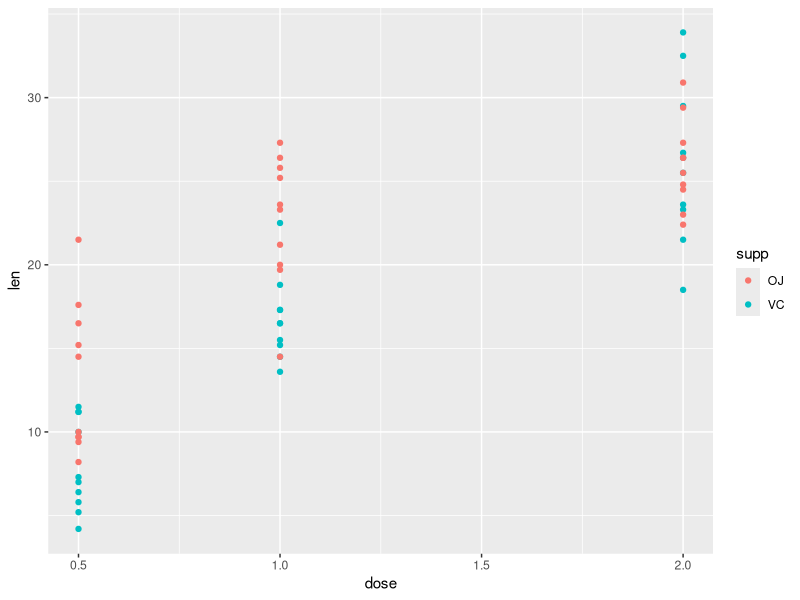
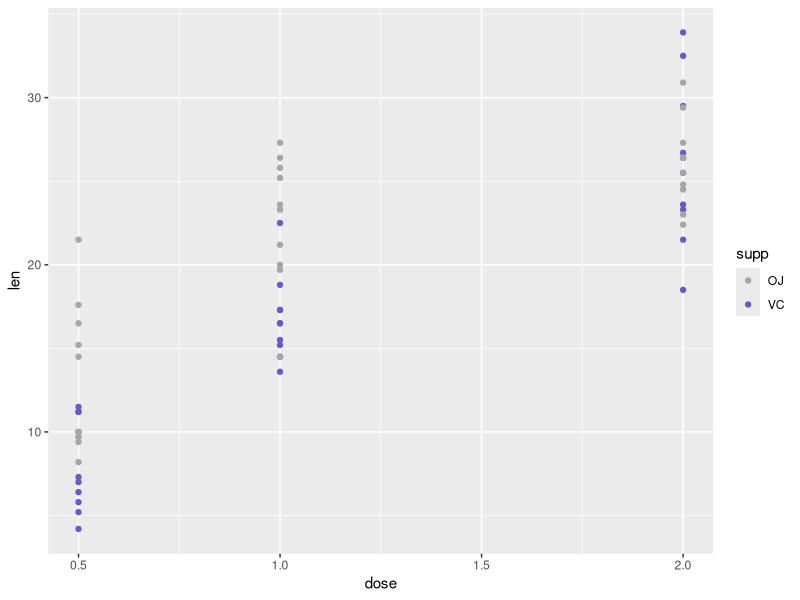
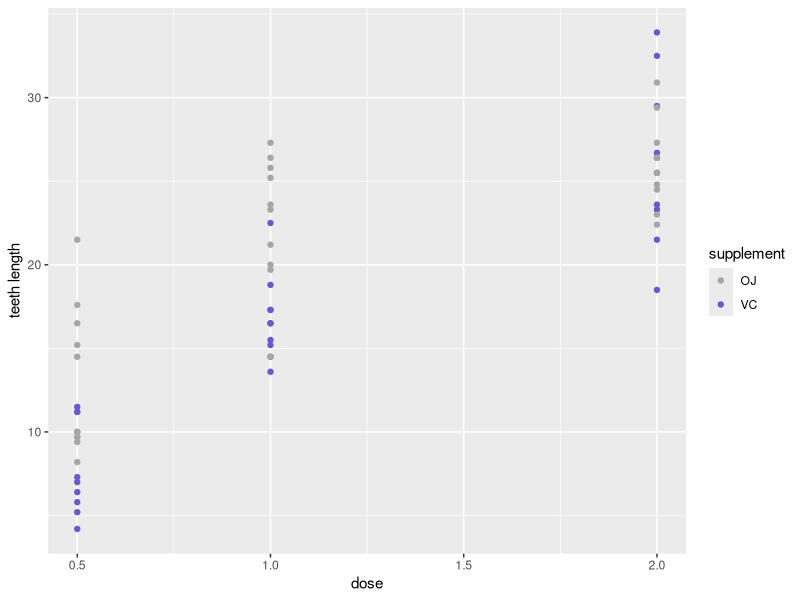
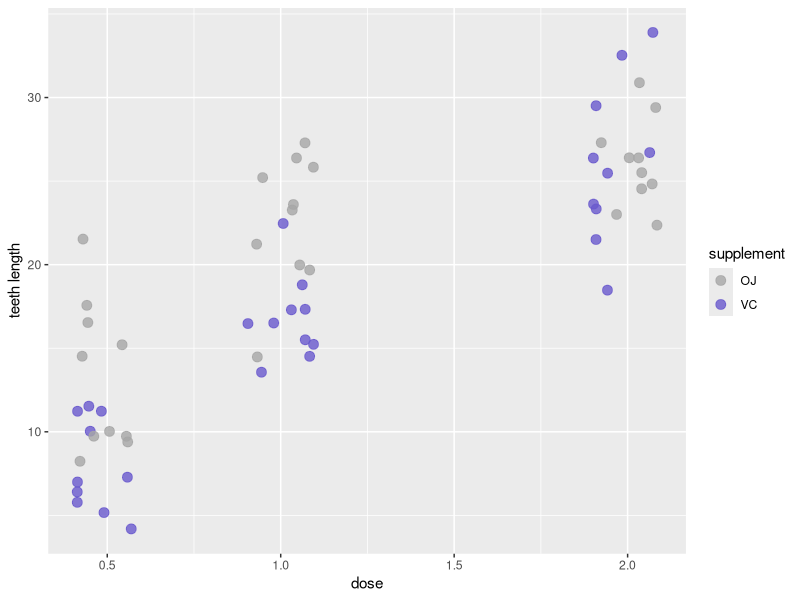
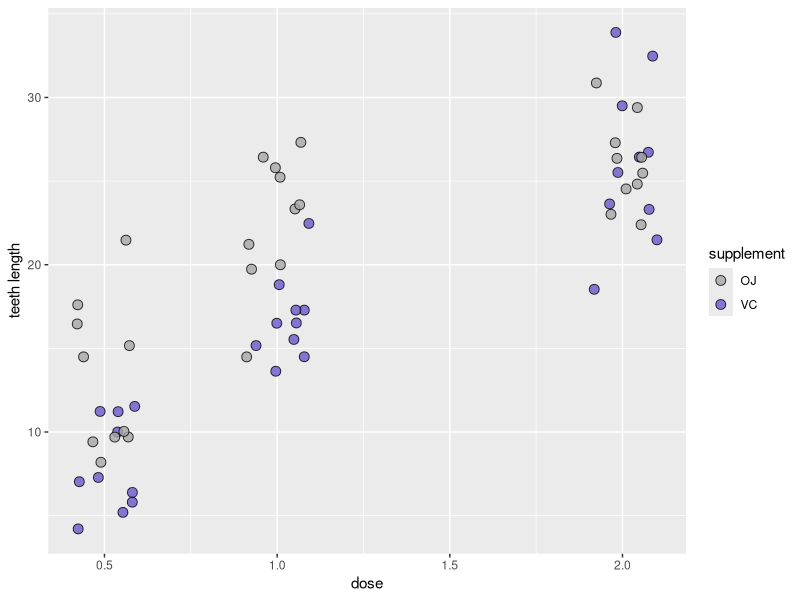
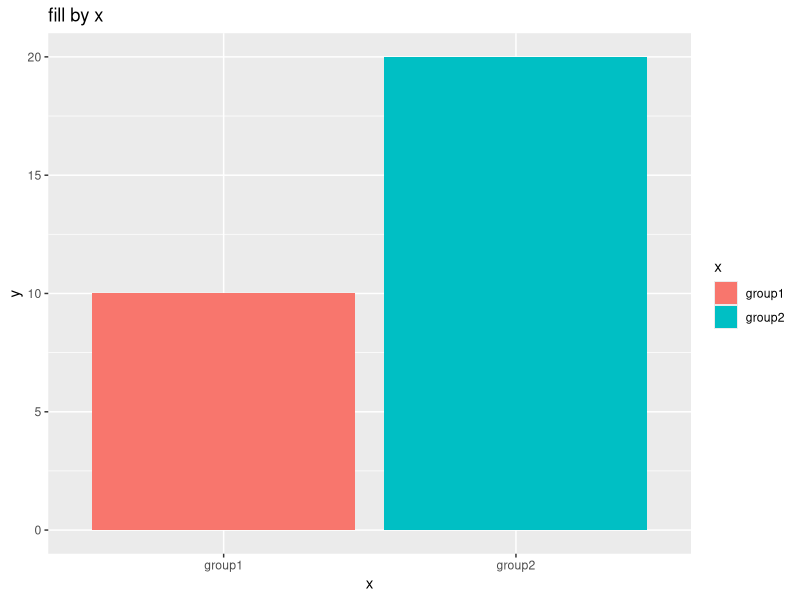
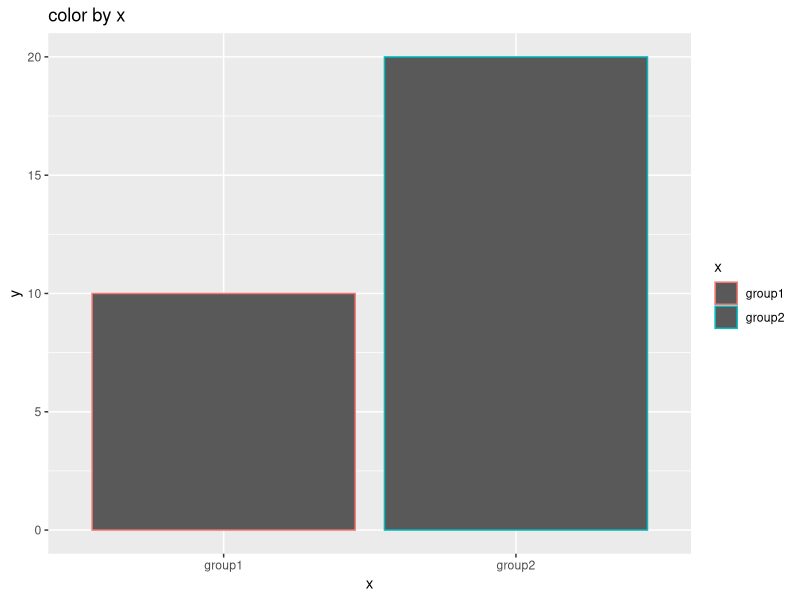
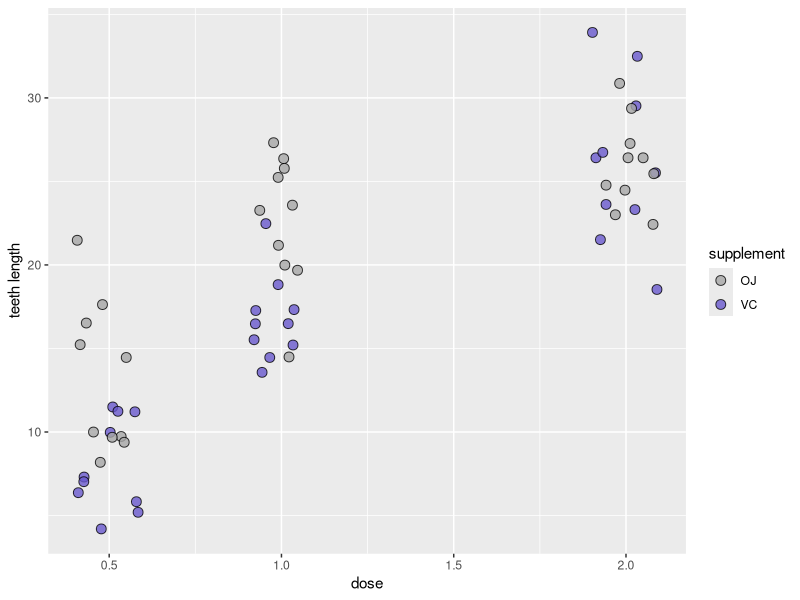

The R script that drew these images, in order:
## ---- chunk 1
knitr::opts_chunk$set(echo = TRUE)
## ---- chunk 2
library(ggplot2) 
library(tidyr)
library(dplyr)
## ---- chunk 3
head(ToothGrowth)
str(ToothGrowth)
## ---- chunk 4
ToothGrowth %>% 
  ggplot(aes(x = dose, y = len)) +
  geom_point(aes(color = supp)) 
## ---- chunk 5
wisteria <- c("grey65", "burlywood3", "khaki2", "plum1", "lightcyan2", "cornflowerblue", "slateblue3")
## ---- chunk 6
ToothGrowth %>% 
  ggplot(aes(x = dose, y = len)) +
  geom_point(aes(color = supp)) +
  scale_color_manual(values = wisteria[c(1, 7)]) # calling the 1st and 7th color 
## ---- chunk 7
ToothGrowth %>% 
  ggplot(aes(x = dose, y = len)) +
  geom_point(aes(color = supp)) +
  scale_color_manual(values = wisteria[c(1, 7)]) +
  labs(x = "dose",              # the labs option allow you to change axis and legend labels. 
       y = "teeth length",
       color = "supplement")
## ---- chunk 8
ToothGrowth %>% 
  ggplot(aes(x = dose, y = len)) +
  geom_point(aes(color = supp), 
             position = position_jitter(0.1),   #horizontal spread of 0.1
             alpha = 0.8,             # 20% transparent. When dots do overlap, we can tell
             size = 3) +    # make them larger and easier to see 
  scale_color_manual(values = wisteria[c(1, 7)]) +
  labs(x = "dose",              
       y = "teeth length",
       color = "supplement")
## ---- chunk 9
ToothGrowth %>% 
  ggplot(aes(x = dose, y = len)) +
  geom_point(aes(fill = supp), # note that change to fill = supp
             position = position_jitter(0.1),   
             alpha = 0.8,             
             size = 3,
             shape = 21, # shape = 21 gives you open circle
             color = "black") +    # black border around each dot
  scale_fill_manual(values = wisteria[c(1, 7)]) + # change to scale_fill here 
  labs(x = "dose",              
       y = "teeth length",
       fill = "supplement") # change to fill = here


## ---- chunk 10
data.frame(
  x = c("group1", "group2"),
  y = c(10, 20)
) %>% 
  ggplot(aes(x = x, y = y)) +
  geom_bar(stat = "identity", aes(fill = x)) +
  ggtitle("fill by x")
## ---- chunk 11
data.frame(
  x = c("group1", "group2"),
  y = c(10, 20)
) %>% 
  ggplot(aes(x = x, y = y)) +
  geom_bar(stat = "identity", aes(color = x)) +
  ggtitle("color by x")
## ---- chunk 12
ToothGrowth %>% 
  ggplot(aes(x = dose, y = len)) +
  geom_point(aes(fill = supp), #note that change to fill = supp
             position = position_jitter(0.1),   
             alpha = 0.8,             
             size = 3,
             shape = 21, # shape = 21 gives you open circle
             color = "black") +    # black border around each dot
  scale_fill_manual(values = wisteria[c(1, 7)]) + # change to scale_fill here 
  labs(x = "dose",              
       y = "teeth length",
       fill = "supplement") # change to fill = here
## ---- chunk 13
ToothGrowth %>% 
  ggplot(aes(x = dose, y = len)) +
  geom_point(aes(fill = supp), 
             position = position_jitter(0.1, seed = 666),   #added seed = 666 here
                                                    #doesn't matter which seed number you use
                                                    #as long as it's the same number the pattern will be the same
             alpha = 0.8,             
             size = 3,
             shape = 21, 
             color = "black") +    
  scale_fill_manual(values = wisteria[c(1, 7)]) +  
  labs(x = "dose",              
       y = "teeth length",
       fill = "supplement")
## ---- chunk 14
ToothGrowth %>% 
  ggplot(aes(x = dose, y = len)) +
  stat_summary(geom = "line",  # draw a line
               fun = mean, # summarise by averaging, thus mean
               aes(group = supp, color = supp), # one line per supp, color by supp
               size = 1.2) + 
  geom_point(aes(fill = supp), 
             position = position_jitter(0.1, seed = 666),    
             alpha = 0.8,             
             size = 3,
             shape = 21, 
             color = "black") +    
  scale_fill_manual(values = wisteria[c(1, 7)]) +  
  labs(x = "dose",              
       y = "teeth length",
       fill = "supplement")
## ---- chunk 15
ToothGrowth %>% 
  ggplot(aes(x = dose, y = len)) +
  stat_summary(geom = "line",  
               fun = mean,  
               aes(group = supp, color = supp),  
               size = 1.2) + 
  geom_point(aes(fill = supp), 
             position = position_jitter(0.1, seed = 666),    
             alpha = 0.8,             
             size = 3,
             shape = 21, 
             color = "black") +    
  scale_fill_manual(values = wisteria[c(1, 7)]) +  
  scale_color_manual(values = wisteria[c(1, 7)]) + #add scale_color_manual here  
  labs(x = "dose",              
       y = "teeth length",
       fill = "supplement",
       color = "supplement") #change the color legend title here 
## ---- chunk 16
ToothGrowth %>% 
  ggplot(aes(x = dose, y = len)) +
  stat_summary(geom = "line",  
               fun = mean,  
               aes(group = supp, color = supp),  
               size = 1.2) + 
  stat_summary(geom = "errorbar",  # draw errorbars (another option is geom = "linerange")
               fun.data = mean_se, # mean_se specifies the errorbar to be based on standard error (se)
               aes(group = supp), # one errorbar per dose per supp
               width = 0.1) +   # make the bar narrower 
  geom_point(aes(fill = supp), 
             position = position_jitter(0.1, seed = 666),    
             alpha = 0.8,             
             size = 3,
             shape = 21, 
             color = "black") +    
  scale_fill_manual(values = wisteria[c(1, 7)]) +  
  scale_color_manual(values = wisteria[c(1, 7)]) + 
  labs(x = "dose",              
       y = "teeth length",
       fill = "supplement",
       color = "supplement")  
## ---- chunk 17
ToothGrowth %>% 
  ggplot(aes(x = dose, y = len)) +
  stat_summary(geom = "line",  
               fun = mean,  
               aes(group = supp, color = supp),  
               size = 1.2) + 
  stat_summary(geom = "ribbon",  #draw ribbons around line
               fun.data = mean_se, 
               aes(group = supp,
                   fill = supp), 
               alpha = 0.5) +   #make ribbons more transparent 
  geom_point(aes(fill = supp), 
             position = position_jitter(0.1, seed = 666),    
             alpha = 0.8,             
             size = 3,
             shape = 21, 
             color = "black") +    
  scale_fill_manual(values = wisteria[c(1, 7)]) +  
  scale_color_manual(values = wisteria[c(1, 7)]) + 
  labs(x = "dose",              
       y = "teeth length",
       fill = "supplement",
       color = "supplement")
## ---- chunk 18
ToothGrowth %>% 
  ggplot(aes(x = dose, y = len)) +
  stat_summary(geom = "line",  
               fun = mean,  
               aes(group = supp, color = supp),  
               size = 1.2) + 
  stat_summary(geom = "ribbon",   
               fun.data = mean_se, 
               aes(group = supp,
                   fill = supp), 
               alpha = 0.5) +   
  geom_point(aes(fill = supp), 
             position = position_jitter(0.1, seed = 666),    
             alpha = 0.8,             
             size = 3,
             shape = 21, 
             color = "black") +    
  scale_fill_manual(values = wisteria[c(1, 7)]) +  
  scale_color_manual(values = wisteria[c(1, 7)]) + 
  scale_x_continuous(breaks = c(0.5, 1, 2)) + #use scale_x_continuos here because x is continuos
                                              #if you have discrete x, you will need scale_x_discrete
  labs(x = "dose",              
       y = "teeth length",
       fill = "supplement",
       color = "supplement")
## ---- chunk 19
ToothGrowth %>% 
  ggplot(aes(x = dose, y = len)) +
  stat_summary(geom = "line",  
               fun = mean,  
               aes(group = supp, color = supp),  
               size = 1.2) + 
  stat_summary(geom = "ribbon",   
               fun.data = mean_se, 
               aes(group = supp,
                   fill = supp), 
               alpha = 0.5) +   
  geom_point(aes(fill = supp), 
             position = position_jitter(0.1, seed = 666),    
             alpha = 0.8,             
             size = 3,
             shape = 21, 
             color = "black") +    
  scale_fill_manual(values = wisteria[c(1, 7)]) +  
  scale_color_manual(values = wisteria[c(1, 7)]) + 
  scale_x_continuous(breaks = c(0.5, 1, 2)) +  
  labs(x = "dose",              
       y = "teeth length",
       fill = "supplement",
       color = "supplement") +
  guides(color = "none") #turn off color legend using color = "none" 
## ---- chunk 20
ToothGrowth %>% 
  ggplot(aes(x = dose, y = len)) +
  stat_summary(geom = "line",  
               fun = mean,  
               aes(group = supp, color = supp),  
               size = 1.2) + 
  stat_summary(geom = "ribbon",   
               fun.data = mean_se, 
               aes(group = supp,
                   fill = supp), 
               alpha = 0.5) +   
  geom_point(aes(fill = supp), 
             position = position_jitter(0.1, seed = 666),    
             alpha = 0.8,             
             size = 3,
             shape = 21, 
             color = "black") +    
  scale_fill_manual(values = wisteria[c(1, 7)]) +  
  scale_color_manual(values = wisteria[c(1, 7)]) + 
  scale_x_continuous(breaks = c(0.5, 1, 2)) +  
  labs(x = "dose",              
       y = "teeth length",
       fill = "supplement",
       color = "supplement") +
  guides(color = "none") +
  theme_minimal() 
## ---- chunk 21
ToothGrowth %>% 
  ggplot(aes(x = dose, y = len)) +
  stat_summary(geom = "line",  
               fun = mean,  
               aes(group = supp, color = supp),  
               size = 1.2) + 
  stat_summary(geom = "ribbon",   
               fun.data = mean_se, 
               aes(group = supp,
                   fill = supp), 
               alpha = 0.5) +   
  geom_point(aes(fill = supp), 
             position = position_jitter(0.1, seed = 666),    
             alpha = 0.8,             
             size = 3,
             shape = 21, 
             color = "black") +    
  scale_fill_manual(values = wisteria[c(1, 7)]) +  
  scale_color_manual(values = wisteria[c(1, 7)]) + 
  scale_x_continuous(breaks = c(0.5, 1, 2)) +  
  labs(x = "dose",              
       y = "teeth length",
       fill = "supplement",
       color = "supplement") +
  guides(color = "none") +
  theme_minimal() +
  theme(
    axis.line = element_line(size = 1.2), # add axis line back
    text = element_text(size = 12, color = "black", face = "bold"), # make text clearer and darker
    axis.text = element_text(size = 12, color = "black", face = "bold")
    )
## ---- chunk 22
ToothGrowth %>% 
  ggplot(aes(x = dose, y = len)) +
  stat_summary(geom = "line",  
               fun = mean,  
               aes(group = supp, color = supp),  
               size = 1.2) + 
  stat_summary(geom = "ribbon",   
               fun.data = mean_se, 
               aes(group = supp,
                   fill = supp), 
               alpha = 0.5) +   
  geom_point(aes(fill = supp), 
             position = position_jitter(0.1, seed = 666),    
             alpha = 0.8,             
             size = 3,
             shape = 21, 
             color = "black") +    
  scale_fill_manual(values = wisteria[c(1, 7)]) +  
  scale_color_manual(values = wisteria[c(1, 7)]) + 
  scale_x_continuous(breaks = c(0.5, 1, 2)) +  
  labs(x = "dose",              
       y = "teeth length",
       fill = "supplement",
       color = "supplement") +
  guides(color = "none") +
  theme_minimal() +
  theme() + 
  theme(
    axis.line = element_line(size = 1.2), # add axis line back
    text = element_text(size = 12, color = "black", face = "bold"), # make text clearer and darker
    axis.text = element_text(size = 12, color = "black", face = "bold"),
    legend.position = "bottom" # move legend to bottom
    ) 
## ---- chunk 23
ToothGrowth %>% 
  ggplot(aes(x = dose, y = len)) +
  stat_summary(geom = "line",  
               fun = mean,  
               aes(group = supp, color = supp),  
               size = 1.2) + 
  stat_summary(geom = "ribbon",   
               fun.data = mean_se, 
               aes(group = supp,
                   fill = supp), 
               alpha = 0.5) +   
  geom_point(aes(fill = supp), 
             position = position_jitter(0.1, seed = 666),    
             alpha = 0.8,             
             size = 3,
             shape = 21, 
             color = "black") +    
  scale_fill_manual(values = wisteria[c(1, 7)]) +  
  scale_color_manual(values = wisteria[c(1, 7)]) + 
  scale_x_continuous(breaks = c(0.5, 1, 2)) +  
  labs(x = "dose",              
       y = "teeth length",
       fill = "supplement",
       color = "supplement") +
  guides(color = "none") +
  theme_minimal() +
  theme(
    axis.line = element_line(size = 1.2), # add axis line back
    text = element_text(size = 12, color = "black", face = "bold"), # make text clearer and darker
    axis.text = element_text(size = 12, color = "black", face = "bold"),
    legend.position = c(0.8, 0.2) # move legend to inside graph area
    ) 
## ---- chunk 24
ToothGrowth %>% 
  ggplot(aes(x = dose, y = len)) +
  stat_summary(geom = "line",  
               fun = mean,  
               aes(group = supp, color = supp),  
               size = 1.2) + 
  stat_summary(geom = "ribbon",   
               fun.data = mean_se, 
               aes(group = supp,
                   fill = supp), 
               alpha = 0.5) +   
  geom_point(aes(fill = supp), 
             position = position_jitter(0.1, seed = 666),    
             alpha = 0.8,             
             size = 3,
             shape = 21, 
             color = "black") +    
  scale_fill_manual(values = wisteria[c(1, 7)]) +  
  scale_color_manual(values = wisteria[c(1, 7)]) + 
  scale_x_continuous(breaks = c(0.5, 1, 2)) +  
  labs(x = "dose",              
       y = "teeth length",
       fill = "supplement",
       color = "supplement") +
  guides(color = "none") +
  guides(fill = guide_legend(nrow = 1, ncol = 2)) + # set fill legend to 1 row 2 columns. 
  theme_minimal() +
  theme(
    axis.line = element_line(size = 1.2), # add axis line back
    text = element_text(size = 12, color = "black", face = "bold"), # make text clearer and darker
    axis.text = element_text(size = 12, color = "black", face = "bold"),
    legend.position = c(0.8, 0.2) # move legend to inside graph area
    ) 
## ---- chunk 25
ToothGrowth %>% 
  ggplot(aes(x = dose, y = len)) +
  facet_grid(. ~ supp) + #see comments after plot for explanations 
  stat_summary(geom = "line",  
               fun = mean,  
               aes(group = supp, color = supp),  
               size = 1.2) + 
  stat_summary(geom = "ribbon",   
               fun.data = mean_se, 
               aes(group = supp,
                   fill = supp), 
               alpha = 0.5) +   
  geom_point(aes(fill = supp), 
             position = position_jitter(0.1, seed = 666),    
             alpha = 0.8,             
             size = 3,
             shape = 21, 
             color = "black") +    
  scale_fill_manual(values = wisteria[c(1, 7)]) +  
  scale_color_manual(values = wisteria[c(1, 7)]) + 
  scale_x_continuous(breaks = c(0.5, 1, 2)) +  
  labs(x = "dose",              
       y = "teeth length",
       fill = "supplement",
       color = "supplement") +
  guides(color = "none") +
  guides(fill = guide_legend(nrow = 1, ncol = 2)) +  
  theme_minimal() +
  theme(
    axis.line = element_line(size = 1.2), # add axis line back
    text = element_text(size = 12, color = "black", face = "bold"), # make text clearer and darker
    axis.text = element_text(size = 12, color = "black", face = "bold"),
    legend.position = c(0.8, 0.2) # move legend to inside graph area
    ) 
## ---- chunk 26
ToothGrowth %>% 
  ggplot(aes(x = dose, y = len)) +
  facet_grid(. ~ supp) +  
  stat_summary(geom = "line",  
               fun = mean,  
               aes(group = supp, color = supp),  
               size = 1.2) + 
  stat_summary(geom = "ribbon",   
               fun.data = mean_se, 
               aes(group = supp,
                   fill = supp), 
               alpha = 0.5) +   
  geom_point(aes(fill = supp), 
             position = position_jitter(0.1, seed = 666),    
             alpha = 0.8,             
             size = 3,
             shape = 21, 
             color = "black") +    
  scale_fill_manual(values = wisteria[c(1, 7)]) +  
  scale_color_manual(values = wisteria[c(1, 7)]) + 
  scale_x_continuous(breaks = c(0.5, 1, 2)) +  
  labs(x = "dose",              
       y = "teeth length",
       fill = "supplement",
       color = "supplement") +
  guides(color = "none") +
  guides(fill = guide_legend(nrow = 1, ncol = 2)) +  
  theme_minimal() +
theme(
    axis.line = element_line(size = 1.2), # add axis line back
    text = element_text(size = 12, color = "black", face = "bold"), # make text clearer and darker
    axis.text = element_text(size = 12, color = "black", face = "bold"),
    legend.position = "none", # move legend to inside graph area
    panel.spacing = unit(1.2, "lines") #make 1.2 lines of spacing between the subplots (panels)
    ) 
  
## ---- chunk 27
ToothGrowth %>% 
  ggplot(aes(x = dose, y = len)) +
  facet_grid(. ~ dose) +  #change to ~ dose
  stat_summary(geom = "line",  
               fun = mean,  
               aes(group = supp, color = supp),  
               size = 1.2) + 
  stat_summary(geom = "ribbon",   
               fun.data = mean_se, 
               aes(group = supp,
                   fill = supp), 
               alpha = 0.5) +   
  geom_point(aes(fill = supp), 
             position = position_jitter(0.1, seed = 666),    
             alpha = 0.8,             
             size = 3,
             shape = 21, 
             color = "black") +    
  scale_fill_manual(values = wisteria[c(1, 7)]) +  
  scale_color_manual(values = wisteria[c(1, 7)]) + 
  scale_x_continuous(breaks = c(0.5, 1, 2)) +  
  labs(x = "dose",              
       y = "teeth length",
       fill = "supplement",
       color = "supplement") +
  guides(color = "none") +
  guides(fill = guide_legend(nrow = 1, ncol = 2)) +  
  theme_minimal() +
  theme(
    axis.line = element_line(size = 1.2), # add axis line back
    text = element_text(size = 12, color = "black", face = "bold"), # make text clearer and darker
    axis.text = element_text(size = 12, color = "black", face = "bold"),
    legend.position = "none", # move legend to inside graph area
    panel.spacing = unit(1.2, "lines") #make 1.2 lines of spacing between the subplots (panels)
    )   
## ---- chunk 28
ToothGrowth %>% 
  ggplot(aes(x = supp, y = len)) +
  facet_grid(. ~ dose) +    
  geom_point(aes(fill = supp), 
             position = position_jitter(0.1, seed = 666),    
             alpha = 0.8,             
             size = 3,
             shape = 21, 
             color = "black") +    
  scale_fill_manual(values = wisteria[c(1, 7)]) +  
  scale_color_manual(values = wisteria[c(1, 7)]) + 
  #scale_x_continuous(breaks = c(0.5, 1, 2)) +  remove this. this time x axis is discrete
  labs(x = "supplement",  #now x = supplment              
       y = "teeth length",
       fill = "supplement",
       color = "supplement") +
  guides(color = "none") +
  guides(fill = guide_legend(nrow = 1, ncol = 2)) +  
  theme_minimal() +
  theme(
    axis.line = element_line(size = 1.2), # add axis line back
    text = element_text(size = 12, color = "black", face = "bold"), # make text clearer and darker
    axis.text = element_text(size = 12, color = "black", face = "bold"),
    legend.position = "none", # move legend to inside graph area
    panel.spacing = unit(1.2, "lines") #make 1.2 lines of spacing between the subplots (panels)
    ) 
## ---- chunk 29
ToothGrowth %>% 
  ggplot(aes(x = supp, y = len)) +
  facet_grid(. ~ dose) +    
  geom_point(aes(fill = supp), 
             position = position_jitter(0.1, seed = 666),    
             alpha = 0.8,             
             size = 3,
             shape = 21, 
             color = "black") + 
  stat_summary(geom = "errorbar", #draw errorbars
               width = 0.2, size = 1,
               aes(group = supp), #one bar per supp per dose
               fun.data = mean_se) +   #errorbar base on standard error (SE)
  scale_fill_manual(values = wisteria[c(1, 7)]) +  
  scale_color_manual(values = wisteria[c(1, 7)]) + 
  labs(x = "supplement",  #now x = supplment              
       y = "teeth length",
       fill = "supplement",
       color = "supplement") +
  guides(color = "none") +
  guides(fill = guide_legend(nrow = 1, ncol = 2)) +  
  theme_minimal() +
  theme(
    axis.line = element_line(size = 1.2), # add axis line back
    text = element_text(size = 12, color = "black", face = "bold"), # make text clearer and darker
    axis.text = element_text(size = 12, color = "black", face = "bold"),
    legend.position = "none", # move legend to inside graph area
    panel.spacing = unit(1.2, "lines") #make 1.2 lines of spacing between the subplots (panels)
    ) 
## ---- chunk 30
ToothGrowth %>% 
  ggplot(aes(x = supp, y = len)) +
  facet_grid(. ~ dose) +    
  geom_point(aes(fill = supp), 
             position = position_jitter(0.1, seed = 666),    
             alpha = 0.8,             
             size = 3,
             shape = 21, 
             color = "black") + 
  stat_summary(geom = "errorbar",  
               width = 0.2, size = 1,
               aes(group = supp),  
               fun.data = mean_se) +   
  scale_fill_manual(values = wisteria[c(1, 7)]) +  
  scale_color_manual(values = wisteria[c(1, 7)]) + 
  scale_x_discrete(labels = NULL) + #turn off x axis text using labels = NULL 
  labs(x = "supplement",               
       y = "teeth length",
       fill = "supplement",
       color = "supplement") +
  guides(color = "none") +
  guides(fill = guide_legend(nrow = 1, ncol = 2)) +  
  theme_minimal() +
  theme(
    axis.line = element_line(size = 1.2), # add axis line back
    text = element_text(size = 12, color = "black", face = "bold"), # make text clearer and darker
    axis.text = element_text(size = 12, color = "black", face = "bold"),
    legend.position = "bottom", # move legend to inside graph area
    panel.spacing = unit(1.2, "lines") #make 1.2 lines of spacing between the subplots (panels)
    ) 
## ---- chunk 31
ToothGrowth %>% 
  ggplot(aes(x = supp, y = len)) +
  facet_grid(. ~ dose, switch = "x") + #switch = "x" puts x panel labels to the bottom instead of top    
  geom_point(aes(fill = supp), 
             position = position_jitter(0.1, seed = 666),    
             alpha = 0.8,             
             size = 3,
             shape = 21, 
             color = "black") + 
  stat_summary(geom = "errorbar", 
               width = 0.2, size = 1,
               aes(group = supp),  
               fun.data = mean_se) +     
  scale_fill_manual(values = wisteria[c(1, 7)]) +  
  scale_color_manual(values = wisteria[c(1, 7)]) + 
  scale_x_discrete(labels = NULL) +  
  labs(x = "dose",  #now x is dose again               
       y = "teeth length",
       fill = "supplement",
       color = "supplement") +
  guides(color = "none") +
  guides(fill = guide_legend(nrow = 1, ncol = 2)) +  
  theme_minimal() +
  theme(
    axis.line = element_line(size = 1.2), # add axis line back
    text = element_text(size = 12, color = "black", face = "bold"), # make text clearer and darker
    axis.text = element_text(size = 12, color = "black", face = "bold"),
    legend.position = "bottom", # move legend to inside graph area
    panel.spacing = unit(1.2, "lines"), #make 1.2 lines of spacing between the subplots (panels)
    strip.placement = "outside"
    ) 
## ---- chunk 32
head(CO2)
str(CO2)
## ---- chunk 33

